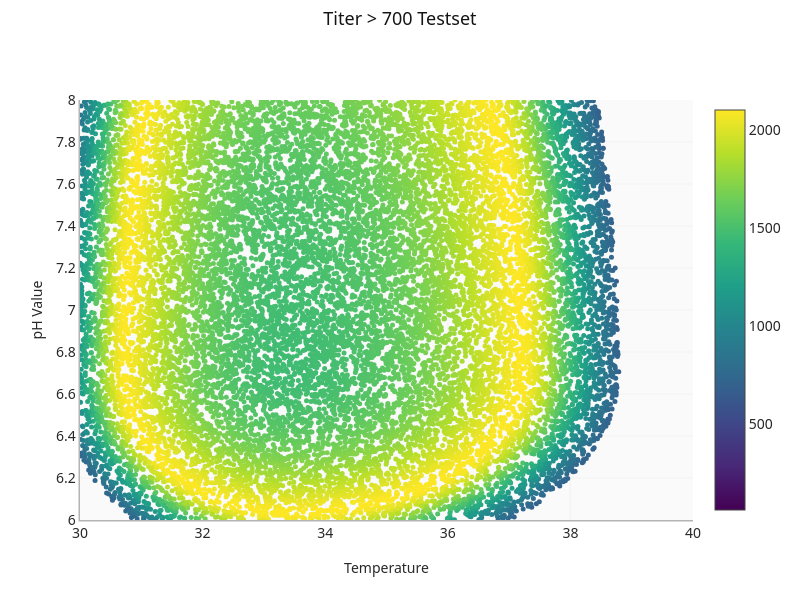

The code cell stored with this chart in its notebook:
### Code cell
fig = go.Figure()
fig.add_trace(
    go.Scatter(
        x=df_filtered_obj[x_name],
        y=df_filtered_obj[y_name],
        mode="markers",
        marker=dict(
            size=5,
            color=df_filtered_obj[main_output_name],
            colorscale="Viridis",
            showscale=True,
            cmin=min_conc,
            cmax=max_conc,
        ),
    )
)
fig.update_layout(
    title=f"{main_display_name} > {OBJECTIVE_THRESHOLD} Testset",
    xaxis_title=x_display_name,
    yaxis_title=y_display_name,
    width=800,
    height=600,
)
fig.update_xaxes(range=[x_min, x_max])
fig.update_yaxes(range=[y_min, y_max])

### Figure 1 — Plotly figure (JSON) as saved in the notebook; plotly's stock layout.template omitted (floating-point values rounded to 4 significant figures; data arrays with more than 128 entries replaced by an {"elided": "..."} marker saying what was removed)
{"data": [{"marker": {"cmax": 2104.0, "cmin": 61.44, "color": {"elided": "16941 float values"}, "colorscale": [[0, "#440154"], [0.1111, "#482878"], [0.2222, "#3e4989"], [0.3333, "#31688e"], [0.4444, "#26828e"], [0.5556, "#1f9e89"], [0.6667, "#35b779"], [0.7778, "#6ece58"], [0.8889, "#b5de2b"], [1, "#fde725"]], "showscale": true, "size": 5}, "mode": "markers", "type": "scatter", "x": {"elided": "16941 float values"}, "y": {"elided": "16941 float values"}}], "layout": {"height": 600, "title": {"text": "Titer > 700 Testset"}, "width": 800, "xaxis": {"range": [30.0, 40.0], "title": {"text": "Temperature"}}, "yaxis": {"range": [6.0, 8.0], "title": {"text": "pH Value"}}}}
